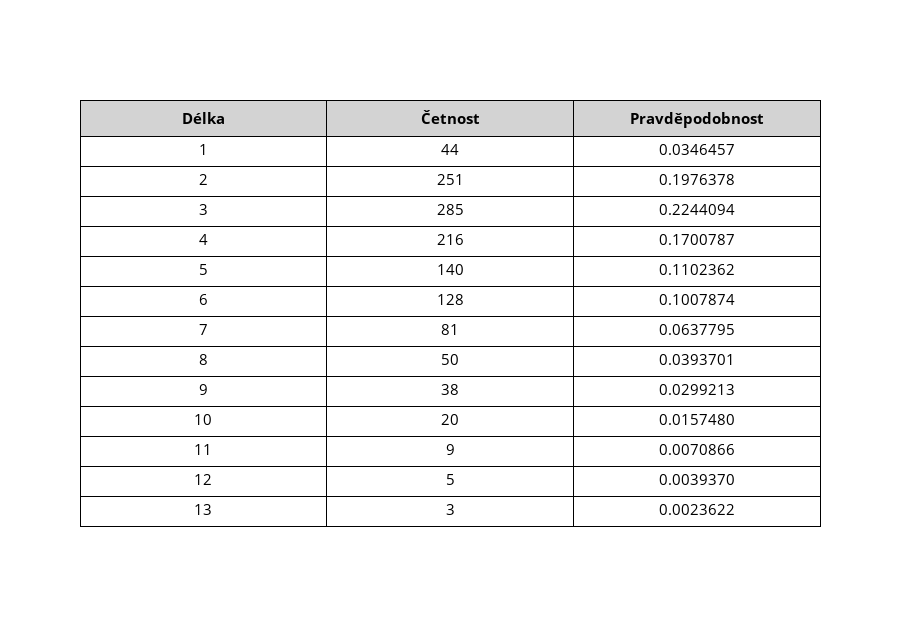
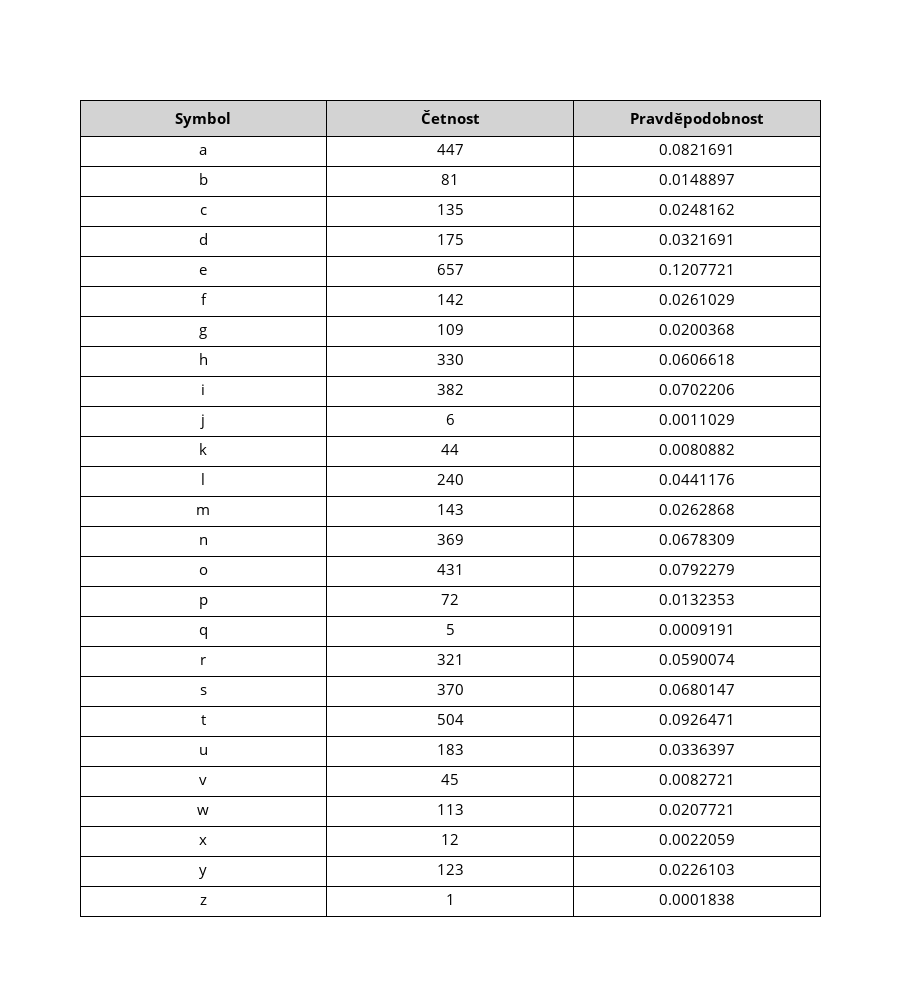

The cell these charts' notebook holds for them, in order:
### Code cell
# Ziskej cetnosti a pravdepodobnosti
words_y, word_f_y, word_p_y, char_f_y, char_p_y = get_data(Y)

# Ziskej stredni hodnotu
exp_val_y = get_exp_val(word_p_y, 1)

# Ziskej rozptyl
var_y = get_var(word_p_y)

print("Střední hodnota:", format(exp_val_y, ".7f"))
print("Rozptyl:", format(var_y, ".7f"))

show_probabilities(word_p_y, "Pravděpodobnosti délek slov v textu č. 2")
show_results_table("Délka", "Četnost", "Pravděpodobnost", word_f_y, word_p_y, 900, 625)

show_probabilities(char_p_y, "Pravděpodobnosti symbolů (bez mezery) v textu č. 2")
show_results_table("Symbol", "Četnost", "Pravděpodobnost", char_f_y, char_p_y, 900, 1000)

### Figure 1 — Plotly figure (JSON) as saved in the notebook; plotly's stock layout.template omitted (floating-point values rounded to 4 significant figures)
{"data": [{"cells": {"align": "center", "fill": {"color": "white"}, "font": {"color": "black", "size": 15}, "height": 30, "line": {"color": "black"}, "values": [[1, 2, 3, 4, 5, 6, 7, 8, 9, 10, 11, 12, 13], [44, 251, 285, 216, 140, 128, 81, 50, 38, 20, 9, 5, 3], ["0.0346457", "0.1976378", "0.2244094", "0.1700787", "0.1102362", "0.1007874", "0.0637795", "0.0393701", "0.0299213", "0.0157480", "0.0070866", "0.0039370", "0.0023622"]]}, "header": {"align": "center", "fill": {"color": "lightgrey"}, "font": {"color": "black", "size": 15}, "height": 30, "line": {"color": "black"}, "values": ["<b>Délka</b>", "<b>Četnost</b>", "<b>Pravděpodobnost</b>"]}, "type": "table"}], "layout": {"height": 625, "width": 900}}

### Figure 2 — Plotly figure (JSON) as saved in the notebook; plotly's stock layout.template omitted (floating-point values rounded to 4 significant figures)
{"data": [{"cells": {"align": "center", "fill": {"color": "white"}, "font": {"color": "black", "size": 15}, "height": 30, "line": {"color": "black"}, "values": [["a", "b", "c", "d", "e", "f", "g", "h", "i", "j", "k", "l", "m", "n", "o", "p", "q", "r", "s", "t", "u", "v", "w", "x", "y", "z"], [447, 81, 135, 175, 657, 142, 109, 330, 382, 6, 44, 240, 143, 369, 431, 72, 5, 321, 370, 504, 183, 45, 113, 12, 123, 1], ["0.0821691", "0.0148897", "0.0248162", "0.0321691", "0.1207721", "0.0261029", "0.0200368", "0.0606618", "0.0702206", "0.0011029", "0.0080882", "0.0441176", "0.0262868", "0.0678309", "0.0792279", "0.0132353", "0.0009191", "0.0590074", "0.0680147", "0.0926471", "0.0336397", "0.0082721", "0.0207721", "0.0022059", "0.0226103", "0.0001838"]]}, "header": {"align": "center", "fill": {"color": "lightgrey"}, "font": {"color": "black", "size": 15}, "height": 30, "line": {"color": "black"}, "values": ["<b>Symbol</b>", "<b>Četnost</b>", "<b>Pravděpodobnost</b>"]}, "type": "table"}], "layout": {"height": 1000, "width": 900}}
